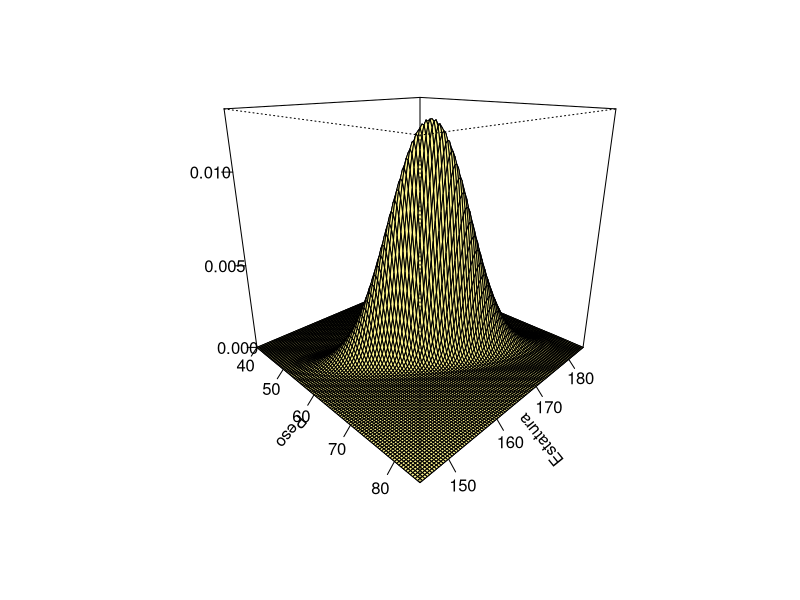
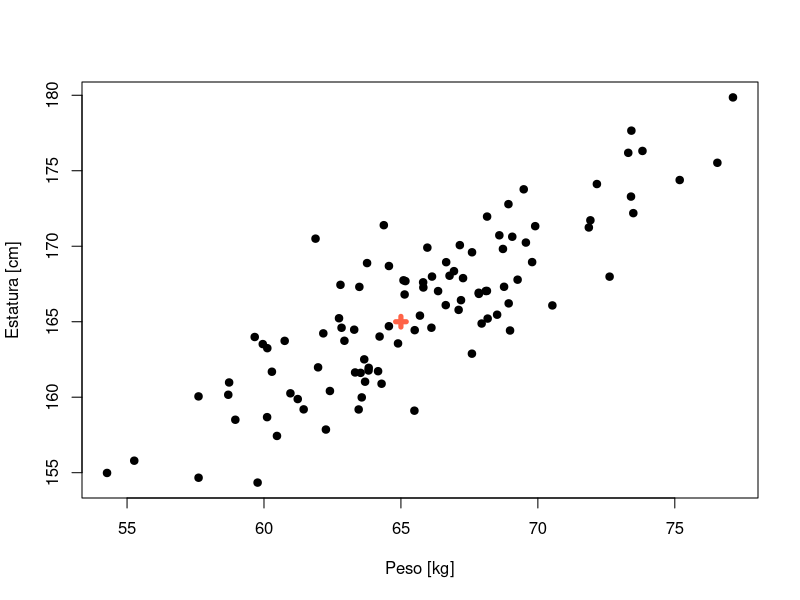

These charts were generated, in order, by the following R code:
## ---- chunk 1
library(mvtnorm)

media <- c(65, 165)
Sigma <- matrix(c(20, 21, 
                 21, 30), nrow=2 , byrow = TRUE) 

N <- 100
Peso     <- seq(from=40, to=85, length.out=N)
Estatura <- seq(from=145, to=185, length.out=N)

densidad_curva <- function(x1, x2) dmvnorm(cbind(x1, x2), mean=media, sigma=Sigma)  

probX <- outer(Peso, Estatura, FUN="densidad_curva")

persp(Peso, Estatura, probX, theta=45, phi=20, zlim=c(0, 0.013),
      xlab="Peso",ylab="Estatura", zlab="", ticktype="detailed",
      nticks=4, col="khaki1")
## ---- chunk 2
library(mvtnorm)

media <- c(65, 165)
Sigma <- matrix(c(20, 21, 
                  21, 30), nrow=2 , byrow = TRUE) 

dmvnorm(c(60, 160), mean=media, sigma=Sigma) # Para A
dmvnorm(c(80, 170), mean=media, sigma=Sigma) # Para B
## ---- chunk 3
require(mvtnorm)
n <- 100
mu <- c(65, 165)
Sigma <- matrix(c(20, 21, 
                  21, 30), ncol=2, nrow=2)
datos <- rmvnorm(n=n, mean=mu, sigma=Sigma)
plot(datos, xlab="Peso [kg]", ylab="Estatura [cm]", pch=19)
points(x=mu[1], y=mu[2], lwd=5, col="tomato", pch=3)
## ---- chunk 4
library(mvtnorm)
mu <- c(65, 165)
Sigma <- matrix(c(20, 21, 
                  21, 30), ncol=2, nrow=2)
pmvnorm(mean=mu, sigma=Sigma, 
        lower=c(-Inf, -Inf), upper=c(60, 160))
## ---- chunk 5
library(mvtnorm)
mu <- c(65, 165)
Sigma <- matrix(c(20, 21, 
                  21, 30), ncol=2, nrow=2)
qmvnorm(p=0.1017746, mean=mu, sigma=Sigma, 
        tail="lower.tail")
